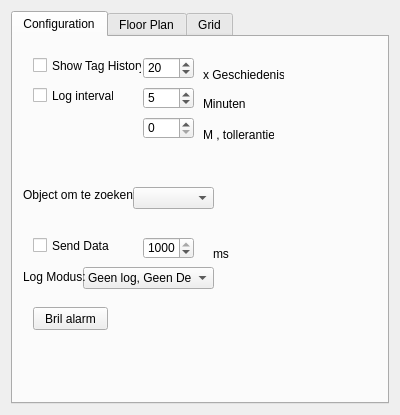
<?xml version="1.0" encoding="UTF-8"?>
<ui version="4.0">
 <class>ViewSettingsWidget</class>
 <widget class="QWidget" name="ViewSettingsWidget">
  <property name="geometry">
   <rect>
    <x>0</x>
    <y>0</y>
    <width>400</width>
    <height>415</height>
   </rect>
  </property>
  <property name="windowTitle">
   <string>Form</string>
  </property>
  <layout class="QVBoxLayout" name="verticalLayout">
   <item>
    <widget class="QTabWidget" name="tabWidget">
     <property name="minimumSize">
      <size>
       <width>300</width>
       <height>300</height>
      </size>
     </property>
     <property name="currentIndex">
      <number>0</number>
     </property>
     <widget class="QWidget" name="config_tab">
      <attribute name="title">
       <string>Configuration</string>
      </attribute>
      <widget class="QCheckBox" name="showTagHistory">
       <property name="geometry">
        <rect>
         <x>20</x>
         <y>20</y>
         <width>109</width>
         <height>17</height>
        </rect>
       </property>
       <property name="text">
        <string>Show Tag History</string>
       </property>
      </widget>
      <widget class="QSpinBox" name="tagHistoryN">
       <property name="geometry">
        <rect>
         <x>130</x>
         <y>20</y>
         <width>51</width>
         <height>22</height>
        </rect>
       </property>
       <property name="minimum">
        <number>1</number>
       </property>
       <property name="maximum">
        <number>128</number>
       </property>
       <property name="value">
        <number>20</number>
       </property>
      </widget>
      <widget class="QCheckBox" name="LogInterval">
       <property name="geometry">
        <rect>
         <x>20</x>
         <y>50</y>
         <width>81</width>
         <height>17</height>
        </rect>
       </property>
       <property name="text">
        <string>Log interval</string>
       </property>
      </widget>
      <widget class="QSpinBox" name="LogIntervalSB">
       <property name="geometry">
        <rect>
         <x>130</x>
         <y>50</y>
         <width>51</width>
         <height>22</height>
        </rect>
       </property>
       <property name="minimum">
        <number>1</number>
       </property>
       <property name="value">
        <number>5</number>
       </property>
      </widget>
      <widget class="QSpinBox" name="SendataIntervalSB">
       <property name="geometry">
        <rect>
         <x>130</x>
         <y>200</y>
         <width>51</width>
         <height>22</height>
        </rect>
       </property>
       <property name="minimum">
        <number>100</number>
       </property>
       <property name="maximum">
        <number>1000</number>
       </property>
       <property name="singleStep">
        <number>100</number>
       </property>
       <property name="value">
        <number>1000</number>
       </property>
      </widget>
      <widget class="QCheckBox" name="SendData">
       <property name="geometry">
        <rect>
         <x>20</x>
         <y>200</y>
         <width>81</width>
         <height>17</height>
        </rect>
       </property>
       <property name="text">
        <string>Send Data</string>
       </property>
      </widget>
      <widget class="QLabel" name="label_13">
       <property name="geometry">
        <rect>
         <x>200</x>
         <y>210</y>
         <width>47</width>
         <height>13</height>
        </rect>
       </property>
       <property name="text">
        <string>ms</string>
       </property>
      </widget>
      <widget class="QLabel" name="label_14">
       <property name="geometry">
        <rect>
         <x>190</x>
         <y>60</y>
         <width>47</width>
         <height>13</height>
        </rect>
       </property>
       <property name="text">
        <string>Minuten</string>
       </property>
      </widget>
      <widget class="QLabel" name="label_15">
       <property name="geometry">
        <rect>
         <x>190</x>
         <y>30</y>
         <width>81</width>
         <height>16</height>
        </rect>
       </property>
       <property name="text">
        <string>x Geschiedenis</string>
       </property>
      </widget>
      <widget class="QComboBox" name="comboBox">
       <property name="geometry">
        <rect>
         <x>120</x>
         <y>150</y>
         <width>81</width>
         <height>22</height>
        </rect>
       </property>
      </widget>
      <widget class="QLabel" name="label_16">
       <property name="geometry">
        <rect>
         <x>10</x>
         <y>150</y>
         <width>111</width>
         <height>16</height>
        </rect>
       </property>
       <property name="text">
        <string>Object om te zoeken:</string>
       </property>
      </widget>
      <widget class="QComboBox" name="comboBox_2">
       <property name="geometry">
        <rect>
         <x>70</x>
         <y>230</y>
         <width>131</width>
         <height>22</height>
        </rect>
       </property>
       <item>
        <property name="text">
         <string>Geen log, Geen Debug</string>
        </property>
       </item>
       <item>
        <property name="text">
         <string>Alleen Log</string>
        </property>
       </item>
       <item>
        <property name="text">
         <string>Alleen Debug (QTSource)</string>
        </property>
       </item>
       <item>
        <property name="text">
         <string>Log,Debug (QTSource)</string>
        </property>
       </item>
      </widget>
      <widget class="QSpinBox" name="spinBox">
       <property name="geometry">
        <rect>
         <x>130</x>
         <y>80</y>
         <width>51</width>
         <height>22</height>
        </rect>
       </property>
       <property name="maximum">
        <number>10</number>
       </property>
      </widget>
      <widget class="QLabel" name="label_17">
       <property name="geometry">
        <rect>
         <x>190</x>
         <y>90</y>
         <width>71</width>
         <height>16</height>
        </rect>
       </property>
       <property name="text">
        <string>M , tollerantie</string>
       </property>
      </widget>
      <widget class="QLabel" name="label_18">
       <property name="geometry">
        <rect>
         <x>10</x>
         <y>230</y>
         <width>71</width>
         <height>20</height>
        </rect>
       </property>
       <property name="text">
        <string>Log Modus:</string>
       </property>
      </widget>
      <widget class="QPushButton" name="pbAlarm">
       <property name="geometry">
        <rect>
         <x>20</x>
         <y>270</y>
         <width>75</width>
         <height>23</height>
        </rect>
       </property>
       <property name="text">
        <string>Bril alarm</string>
       </property>
      </widget>
     </widget>
     <widget class="QWidget" name="floorplan_tab">
      <attribute name="title">
       <string>Floor Plan</string>
      </attribute>
      <layout class="QGridLayout" name="gridLayout_2">
       <item row="3" column="2">
        <widget class="QLabel" name="label_11">
         <property name="text">
          <string>pixels</string>
         </property>
        </widget>
       </item>
       <item row="4" column="1">
        <widget class="QDoubleSpinBox" name="floorplanXScale_sb">
         <property name="maximum">
          <double>1000.000000000000000</double>
         </property>
        </widget>
       </item>
       <item row="5" column="2">
        <widget class="QLabel" name="label_9">
         <property name="text">
          <string>pixesl/m</string>
         </property>
        </widget>
       </item>
       <item row="2" column="0">
        <widget class="QLabel" name="label_3">
         <property name="text">
          <string>X Offset</string>
         </property>
        </widget>
       </item>
       <item row="2" column="1">
        <widget class="QSpinBox" name="floorplanXOff_sb">
         <property name="sizePolicy">
          <sizepolicy hsizetype="Minimum" vsizetype="Fixed">
           <horstretch>0</horstretch>
           <verstretch>0</verstretch>
          </sizepolicy>
         </property>
         <property name="minimum">
          <number>-65536</number>
         </property>
         <property name="maximum">
          <number>65535</number>
         </property>
        </widget>
       </item>
       <item row="0" column="0" colspan="2">
        <widget class="QLabel" name="floorplanPath_lb">
         <property name="text">
          <string>No Floor Plan</string>
         </property>
        </widget>
       </item>
       <item row="7" column="1">
        <widget class="QCheckBox" name="floorplanFlipY_cb">
         <property name="text">
          <string/>
         </property>
        </widget>
       </item>
       <item row="9" column="0">
        <spacer name="verticalSpacer">
         <property name="orientation">
          <enum>Qt::Vertical</enum>
         </property>
         <property name="sizeHint" stdset="0">
          <size>
           <width>20</width>
           <height>40</height>
          </size>
         </property>
        </spacer>
       </item>
       <item row="2" column="2">
        <widget class="QLabel" name="label_12">
         <property name="text">
          <string>pixels</string>
         </property>
        </widget>
       </item>
       <item row="5" column="1">
        <widget class="QDoubleSpinBox" name="floorplanYScale_sb">
         <property name="maximum">
          <double>1000.000000000000000</double>
         </property>
        </widget>
       </item>
       <item row="4" column="2">
        <widget class="QLabel" name="label_10">
         <property name="text">
          <string>pixels/m</string>
         </property>
        </widget>
       </item>
       <item row="3" column="1">
        <widget class="QSpinBox" name="floorplanYOff_sb">
         <property name="minimum">
          <number>-65536</number>
         </property>
         <property name="maximum">
          <number>65536</number>
         </property>
        </widget>
       </item>
       <item row="4" column="0">
        <widget class="QLabel" name="label_6">
         <property name="text">
          <string>X Scale</string>
         </property>
        </widget>
       </item>
       <item row="6" column="0">
        <widget class="QLabel" name="label_7">
         <property name="text">
          <string>Flip X</string>
         </property>
        </widget>
       </item>
       <item row="3" column="0">
        <widget class="QLabel" name="label_4">
         <property name="text">
          <string>Y Offset</string>
         </property>
        </widget>
       </item>
       <item row="6" column="1">
        <widget class="QCheckBox" name="floorplanFlipX_cb">
         <property name="text">
          <string/>
         </property>
        </widget>
       </item>
       <item row="5" column="0">
        <widget class="QLabel" name="label_5">
         <property name="text">
          <string>Y Scale</string>
         </property>
        </widget>
       </item>
       <item row="1" column="0" colspan="2">
        <widget class="QPushButton" name="floorplanOpen_pb">
         <property name="sizePolicy">
          <sizepolicy hsizetype="Minimum" vsizetype="Fixed">
           <horstretch>0</horstretch>
           <verstretch>0</verstretch>
          </sizepolicy>
         </property>
         <property name="minimumSize">
          <size>
           <width>0</width>
           <height>0</height>
          </size>
         </property>
         <property name="text">
          <string>Open</string>
         </property>
        </widget>
       </item>
       <item row="7" column="0">
        <widget class="QLabel" name="label_8">
         <property name="text">
          <string>Flip Y</string>
         </property>
        </widget>
       </item>
       <item row="8" column="0" colspan="2">
        <layout class="QGridLayout" name="gridLayout">
         <property name="horizontalSpacing">
          <number>6</number>
         </property>
         <item row="0" column="0">
          <widget class="QCheckBox" name="showOrigin">
           <property name="text">
            <string>Show Origin</string>
           </property>
          </widget>
         </item>
         <item row="1" column="2">
          <widget class="QPushButton" name="scaleY_pb">
           <property name="text">
            <string>Y Scale</string>
           </property>
          </widget>
         </item>
         <item row="1" column="0">
          <widget class="QPushButton" name="scaleX_pb">
           <property name="text">
            <string>X Scale</string>
           </property>
          </widget>
         </item>
         <item row="0" column="2">
          <widget class="QPushButton" name="origin_pb">
           <property name="text">
            <string>Set Origin</string>
           </property>
          </widget>
         </item>
        </layout>
       </item>
      </layout>
     </widget>
     <widget class="QWidget" name="grid_tab">
      <attribute name="title">
       <string>Grid</string>
      </attribute>
      <widget class="QWidget" name="layoutWidget">
       <property name="geometry">
        <rect>
         <x>9</x>
         <y>21</y>
         <width>132</width>
         <height>111</height>
        </rect>
       </property>
       <layout class="QGridLayout" name="gridLayout_3">
        <item row="0" column="0">
         <widget class="QLabel" name="label">
          <property name="minimumSize">
           <size>
            <width>45</width>
            <height>0</height>
           </size>
          </property>
          <property name="text">
           <string>Width (m)</string>
          </property>
         </widget>
        </item>
        <item row="0" column="1">
         <widget class="QDoubleSpinBox" name="gridWidth_sb">
          <property name="decimals">
           <number>2</number>
          </property>
          <property name="singleStep">
           <double>0.100000000000000</double>
          </property>
          <property name="value">
           <double>0.500000000000000</double>
          </property>
         </widget>
        </item>
        <item row="1" column="0">
         <widget class="QLabel" name="label_2">
          <property name="minimumSize">
           <size>
            <width>45</width>
            <height>0</height>
           </size>
          </property>
          <property name="text">
           <string>Height (m)</string>
          </property>
         </widget>
        </item>
        <item row="1" column="1">
         <widget class="QDoubleSpinBox" name="gridHeight_sb">
          <property name="singleStep">
           <double>0.100000000000000</double>
          </property>
          <property name="value">
           <double>0.500000000000000</double>
          </property>
         </widget>
        </item>
        <item row="2" column="0">
         <widget class="QCheckBox" name="gridShow">
          <property name="text">
           <string>Show Grid</string>
          </property>
         </widget>
        </item>
       </layout>
      </widget>
     </widget>
    </widget>
   </item>
  </layout>
 </widget>
 <tabstops>
  <tabstop>gridWidth_sb</tabstop>
  <tabstop>gridHeight_sb</tabstop>
  <tabstop>floorplanOpen_pb</tabstop>
  <tabstop>floorplanXOff_sb</tabstop>
  <tabstop>floorplanYOff_sb</tabstop>
  <tabstop>floorplanXScale_sb</tabstop>
  <tabstop>floorplanYScale_sb</tabstop>
  <tabstop>floorplanFlipX_cb</tabstop>
  <tabstop>floorplanFlipY_cb</tabstop>
 </tabstops>
 <resources/>
 <connections/>
</ui>
